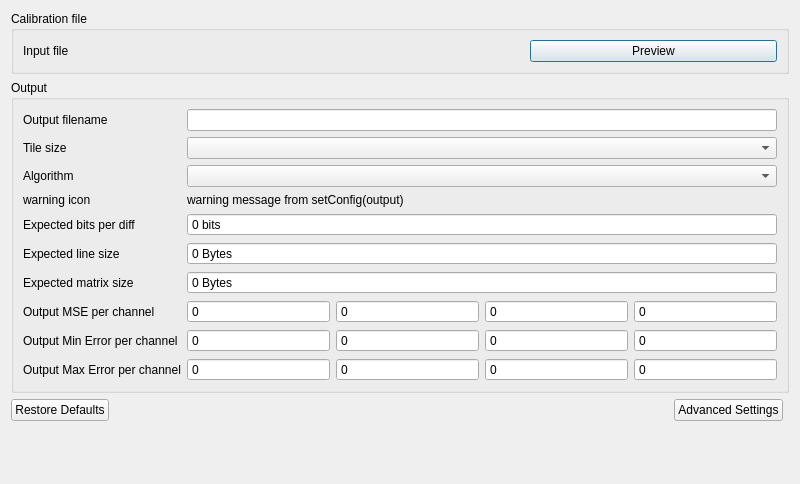
<?xml version="1.0" encoding="UTF-8"?>
<ui version="4.0">
 <class>LSHConfig</class>
 <widget class="QDialog" name="LSHConfig">
  <property name="geometry">
   <rect>
    <x>0</x>
    <y>0</y>
    <width>800</width>
    <height>484</height>
   </rect>
  </property>
  <property name="windowTitle">
   <string>LSH Configuration</string>
  </property>
  <layout class="QGridLayout" name="gridLayout_3">
   <item row="0" column="0" colspan="2">
    <widget class="QGroupBox" name="input_grp">
     <property name="title">
      <string>Calibration file</string>
     </property>
     <property name="flat">
      <bool>true</bool>
     </property>
     <layout class="QGridLayout" name="gridLayout_2">
      <item row="1" column="1">
       <widget class="QtExtra::FileWidget" name="inputFile" native="true"/>
      </item>
      <item row="1" column="0">
       <widget class="QLabel" name="input_lbl">
        <property name="text">
         <string>Input file</string>
        </property>
       </widget>
      </item>
      <item row="1" column="2">
       <widget class="QPushButton" name="preview_btn">
        <property name="text">
         <string>Preview</string>
        </property>
        <property name="checkable">
         <bool>true</bool>
        </property>
       </widget>
      </item>
     </layout>
    </widget>
   </item>
   <item row="3" column="0">
    <layout class="QHBoxLayout" name="horizontalLayout">
     <item>
      <widget class="QDialogButtonBox" name="buttonBox">
       <property name="standardButtons">
        <set>QDialogButtonBox::RestoreDefaults</set>
       </property>
      </widget>
     </item>
     <item>
      <widget class="QPushButton" name="lshConfigAdv_btn">
       <property name="text">
        <string>Advanced Settings</string>
       </property>
      </widget>
     </item>
    </layout>
   </item>
   <item row="5" column="0">
    <spacer name="verticalSpacer">
     <property name="orientation">
      <enum>Qt::Vertical</enum>
     </property>
     <property name="sizeHint" stdset="0">
      <size>
       <width>20</width>
       <height>40</height>
      </size>
     </property>
    </spacer>
   </item>
   <item row="1" column="0" colspan="2">
    <widget class="QGroupBox" name="output_grp">
     <property name="title">
      <string>Output</string>
     </property>
     <property name="flat">
      <bool>true</bool>
     </property>
     <layout class="QGridLayout" name="gridLayout_4">
      <item row="5" column="1" colspan="4">
       <widget class="QSpinBox" name="nBits">
        <property name="readOnly">
         <bool>true</bool>
        </property>
        <property name="buttonSymbols">
         <enum>QAbstractSpinBox::NoButtons</enum>
        </property>
        <property name="suffix">
         <string> bits</string>
        </property>
       </widget>
      </item>
      <item row="4" column="1" colspan="4">
       <widget class="QLabel" name="warning_lbl">
        <property name="text">
         <string>warning message from setConfig(output)</string>
        </property>
       </widget>
      </item>
      <item row="3" column="1" colspan="4">
       <widget class="QComboBox" name="algorithm"/>
      </item>
      <item row="2" column="1" colspan="4">
       <widget class="QComboBox" name="tilesize"/>
      </item>
      <item row="0" column="1" colspan="4">
       <widget class="QLineEdit" name="outputFilename"/>
      </item>
      <item row="0" column="0">
       <widget class="QLabel" name="output_lbl">
        <property name="text">
         <string>Output filename</string>
        </property>
       </widget>
      </item>
      <item row="2" column="0">
       <widget class="QLabel" name="tilesize_lbl">
        <property name="text">
         <string>Tile size</string>
        </property>
       </widget>
      </item>
      <item row="8" column="4">
       <widget class="QDoubleSpinBox" name="outputMSE_3">
        <property name="readOnly">
         <bool>true</bool>
        </property>
        <property name="buttonSymbols">
         <enum>QAbstractSpinBox::NoButtons</enum>
        </property>
        <property name="decimals">
         <number>0</number>
        </property>
        <property name="maximum">
         <double>1000000.000000000000000</double>
        </property>
       </widget>
      </item>
      <item row="7" column="1" colspan="4">
       <widget class="QSpinBox" name="matrixSize">
        <property name="readOnly">
         <bool>true</bool>
        </property>
        <property name="buttonSymbols">
         <enum>QAbstractSpinBox::NoButtons</enum>
        </property>
        <property name="suffix">
         <string> Bytes</string>
        </property>
       </widget>
      </item>
      <item row="6" column="1" colspan="4">
       <widget class="QSpinBox" name="lineSize">
        <property name="readOnly">
         <bool>true</bool>
        </property>
        <property name="buttonSymbols">
         <enum>QAbstractSpinBox::NoButtons</enum>
        </property>
        <property name="suffix">
         <string> Bytes</string>
        </property>
       </widget>
      </item>
      <item row="9" column="0">
       <widget class="QLabel" name="outputMin_lbl">
        <property name="text">
         <string>Output Min Error per channel</string>
        </property>
       </widget>
      </item>
      <item row="8" column="3">
       <widget class="QDoubleSpinBox" name="outputMSE_2">
        <property name="readOnly">
         <bool>true</bool>
        </property>
        <property name="buttonSymbols">
         <enum>QAbstractSpinBox::NoButtons</enum>
        </property>
        <property name="decimals">
         <number>0</number>
        </property>
        <property name="maximum">
         <double>1000000.000000000000000</double>
        </property>
       </widget>
      </item>
      <item row="8" column="0">
       <widget class="QLabel" name="outputMSE_lbl">
        <property name="text">
         <string>Output MSE per channel</string>
        </property>
       </widget>
      </item>
      <item row="8" column="1">
       <widget class="QDoubleSpinBox" name="outputMSE_0">
        <property name="readOnly">
         <bool>true</bool>
        </property>
        <property name="buttonSymbols">
         <enum>QAbstractSpinBox::NoButtons</enum>
        </property>
        <property name="decimals">
         <number>0</number>
        </property>
        <property name="maximum">
         <double>1000000.000000000000000</double>
        </property>
       </widget>
      </item>
      <item row="8" column="2">
       <widget class="QDoubleSpinBox" name="outputMSE_1">
        <property name="readOnly">
         <bool>true</bool>
        </property>
        <property name="buttonSymbols">
         <enum>QAbstractSpinBox::NoButtons</enum>
        </property>
        <property name="decimals">
         <number>0</number>
        </property>
        <property name="maximum">
         <double>1000000.000000000000000</double>
        </property>
       </widget>
      </item>
      <item row="7" column="0">
       <widget class="QLabel" name="matrixSize_lbl">
        <property name="text">
         <string>Expected matrix size</string>
        </property>
       </widget>
      </item>
      <item row="3" column="0">
       <widget class="QLabel" name="algorithm_lbl">
        <property name="text">
         <string>Algorithm</string>
        </property>
       </widget>
      </item>
      <item row="5" column="0">
       <widget class="QLabel" name="nBits_lbl">
        <property name="text">
         <string>Expected bits per diff</string>
        </property>
       </widget>
      </item>
      <item row="6" column="0">
       <widget class="QLabel" name="lineSize_lbl">
        <property name="text">
         <string>Expected line size</string>
        </property>
       </widget>
      </item>
      <item row="4" column="0">
       <widget class="QLabel" name="warning_icon">
        <property name="text">
         <string>warning icon</string>
        </property>
       </widget>
      </item>
      <item row="9" column="3">
       <widget class="QDoubleSpinBox" name="outputMin_2">
        <property name="readOnly">
         <bool>true</bool>
        </property>
        <property name="buttonSymbols">
         <enum>QAbstractSpinBox::NoButtons</enum>
        </property>
        <property name="decimals">
         <number>0</number>
        </property>
        <property name="maximum">
         <double>1000000.000000000000000</double>
        </property>
       </widget>
      </item>
      <item row="9" column="4">
       <widget class="QDoubleSpinBox" name="outputMin_3">
        <property name="readOnly">
         <bool>true</bool>
        </property>
        <property name="buttonSymbols">
         <enum>QAbstractSpinBox::NoButtons</enum>
        </property>
        <property name="decimals">
         <number>0</number>
        </property>
        <property name="maximum">
         <double>1000000.000000000000000</double>
        </property>
       </widget>
      </item>
      <item row="9" column="2">
       <widget class="QDoubleSpinBox" name="outputMin_1">
        <property name="readOnly">
         <bool>true</bool>
        </property>
        <property name="buttonSymbols">
         <enum>QAbstractSpinBox::NoButtons</enum>
        </property>
        <property name="decimals">
         <number>0</number>
        </property>
        <property name="maximum">
         <double>1000000.000000000000000</double>
        </property>
       </widget>
      </item>
      <item row="9" column="1">
       <widget class="QDoubleSpinBox" name="outputMin_0">
        <property name="readOnly">
         <bool>true</bool>
        </property>
        <property name="buttonSymbols">
         <enum>QAbstractSpinBox::NoButtons</enum>
        </property>
        <property name="decimals">
         <number>0</number>
        </property>
        <property name="maximum">
         <double>1000000.000000000000000</double>
        </property>
       </widget>
      </item>
      <item row="10" column="0">
       <widget class="QLabel" name="outputMax_lbl">
        <property name="text">
         <string>Output Max Error per channel</string>
        </property>
       </widget>
      </item>
      <item row="10" column="1">
       <widget class="QDoubleSpinBox" name="outputMax_0">
        <property name="readOnly">
         <bool>true</bool>
        </property>
        <property name="buttonSymbols">
         <enum>QAbstractSpinBox::NoButtons</enum>
        </property>
        <property name="decimals">
         <number>0</number>
        </property>
        <property name="maximum">
         <double>1000000.000000000000000</double>
        </property>
       </widget>
      </item>
      <item row="10" column="2">
       <widget class="QDoubleSpinBox" name="outputMax_1">
        <property name="readOnly">
         <bool>true</bool>
        </property>
        <property name="buttonSymbols">
         <enum>QAbstractSpinBox::NoButtons</enum>
        </property>
        <property name="decimals">
         <number>0</number>
        </property>
        <property name="maximum">
         <double>1000000.000000000000000</double>
        </property>
       </widget>
      </item>
      <item row="10" column="3">
       <widget class="QDoubleSpinBox" name="outputMax_2">
        <property name="readOnly">
         <bool>true</bool>
        </property>
        <property name="buttonSymbols">
         <enum>QAbstractSpinBox::NoButtons</enum>
        </property>
        <property name="decimals">
         <number>0</number>
        </property>
        <property name="maximum">
         <double>1000000.000000000000000</double>
        </property>
       </widget>
      </item>
      <item row="10" column="4">
       <widget class="QDoubleSpinBox" name="outputMax_3">
        <property name="readOnly">
         <bool>true</bool>
        </property>
        <property name="buttonSymbols">
         <enum>QAbstractSpinBox::NoButtons</enum>
        </property>
        <property name="decimals">
         <number>0</number>
        </property>
        <property name="maximum">
         <double>1000000.000000000000000</double>
        </property>
       </widget>
      </item>
     </layout>
    </widget>
   </item>
  </layout>
 </widget>
 <customwidgets>
  <customwidget>
   <class>QtExtra::FileWidget</class>
   <extends>QWidget</extends>
   <header location="global">QtExtra/filewidget.hpp</header>
   <container>1</container>
  </customwidget>
 </customwidgets>
 <tabstops>
  <tabstop>preview_btn</tabstop>
  <tabstop>outputFilename</tabstop>
  <tabstop>tilesize</tabstop>
  <tabstop>algorithm</tabstop>
  <tabstop>nBits</tabstop>
  <tabstop>lineSize</tabstop>
  <tabstop>matrixSize</tabstop>
  <tabstop>outputMSE_0</tabstop>
  <tabstop>outputMSE_1</tabstop>
  <tabstop>outputMSE_2</tabstop>
  <tabstop>outputMSE_3</tabstop>
  <tabstop>outputMin_0</tabstop>
  <tabstop>outputMin_1</tabstop>
  <tabstop>outputMin_2</tabstop>
  <tabstop>outputMin_3</tabstop>
  <tabstop>outputMax_0</tabstop>
  <tabstop>outputMax_1</tabstop>
  <tabstop>outputMax_2</tabstop>
  <tabstop>outputMax_3</tabstop>
  <tabstop>lshConfigAdv_btn</tabstop>
 </tabstops>
 <resources/>
 <connections/>
</ui>
